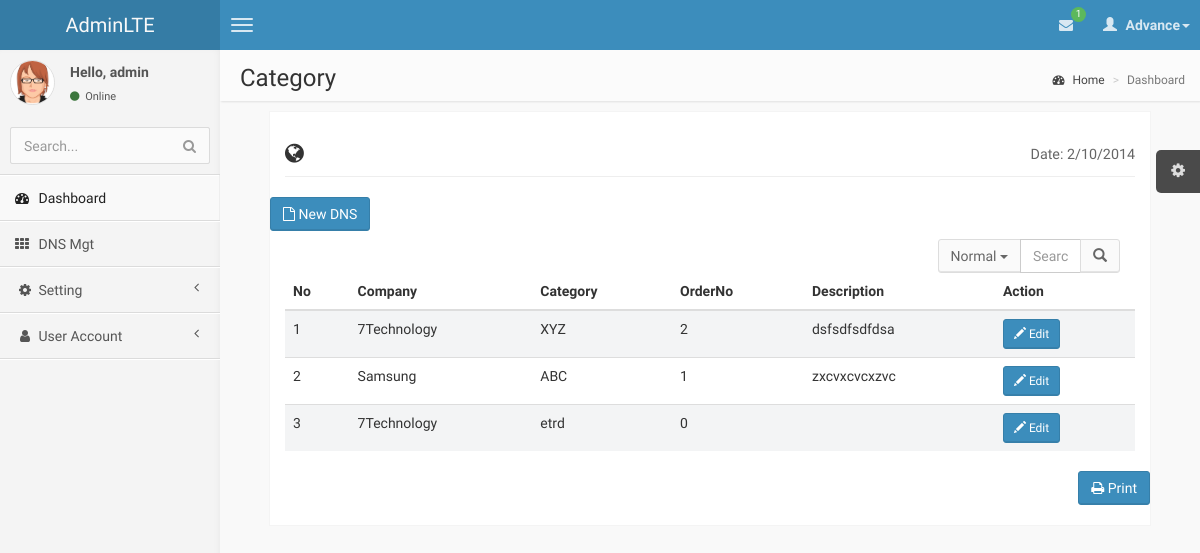
The app's page /Category.php (signed in), older data.
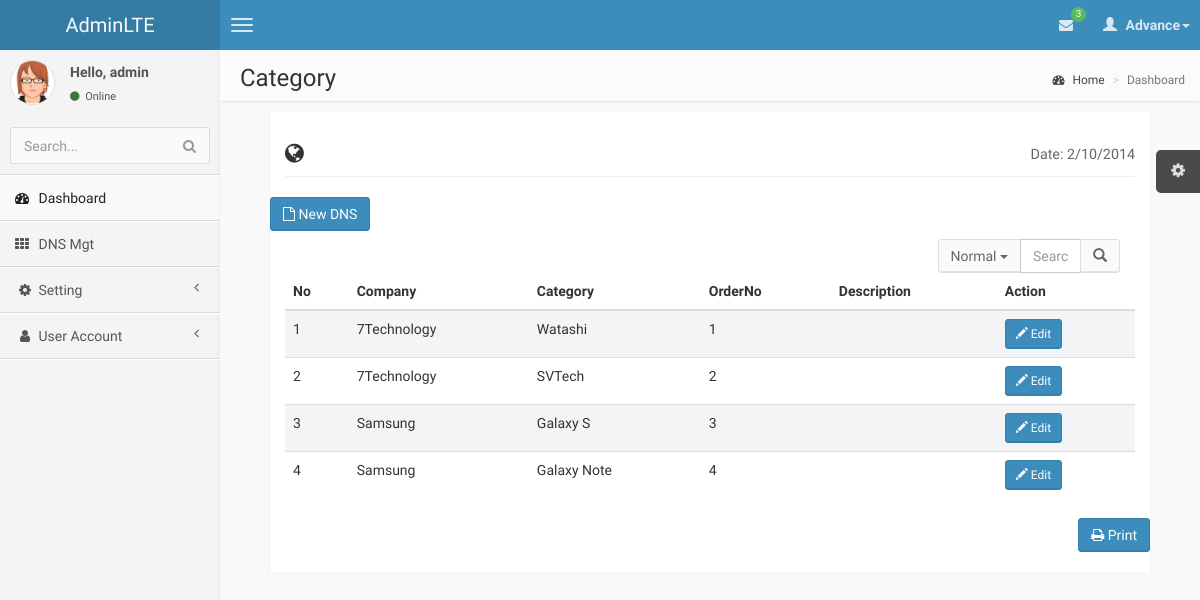
The same page, newer data.
### tables this page shows
CREATE TABLE `tblcategory` (
  `CategoryID` text,
  `CompanyID` text,
  `CategoryName` text,
  `OrderNo` int(11) DEFAULT NULL,
  `Description` text
);

CREATE TABLE `tblcompany` (
  `CompanyID` text,
  `CompanyName` text,
  `Description` text
);

### connectionclass/connect.php (called while the page is built, shortened)
<?php
class MyConnection
{
    	private $host = '174.136.57.160';
		private $username = 'www7tech_Pro';
		private $mylink;
		private $password = 'piseth123';
    function connect()
	{
		$this->mylink = mysql_connect($this->host,$this->username,$this->password) or die("Fail to Select Host");
		return $this->mylink;
	}
    function query($sql)
	{
		if (!empty($sql))
		{
			$this->result = mysql_query($sql,$this->mylink);
			return $this->result;
		}else
		{
			return false;
		}
    }
	function dbCountRows(&$result)
	{
		$numRows = @mysql_num_rows($result);
		if ( $numRows )
		{
			return $numRows;
		}
		else
		{
			return 0;
		}
	}
	function fetch($result=""){
                return mysql_fetch_object($result);
        }
 }
?>

### connectionclass/function.php (called while the page is built, shortened)
<?php
function get($var)
{
	if (isset($_GET[$var])) {
		return (trim($_GET[$var]));
	}
	else
	{
		return '';
	}
}
?>

### Category.php (the view, shortened to what the changed rows need)
<?php include 'header.php';
	$searchTemp=get('srch-normal');
?>
    <body class="skin-blue">
         <?php include 'nav.php';?>
            <aside class="right-side">
                <section class="content-header">
                    <h1>
                        Category
                    </h1>
                </section>
                  <section class="content invoice">
                    <div class="row">
                        <div class="col-xs-12">
                            <h2 class="page-header">
                                <i class="fa fa-globe"></i>
                                <small class="pull-right">Date: 2/10/2014</small>
                            </h2>
                        </div>
                    </div>
                    <div class="row">
                        <div class="col-xs-12 table-responsive">
                            <table class="table table-striped">
                                <thead>
                                    <tr>
                                        <th>No</th>
										<th>Company</th>
                                        <th>Category</th>
										<th>OrderNo</th>
                                        <th>Description</th>
										<th>Action</th>
                                    </tr>
                                </thead>
                                <tbody>
                                    <?php
									$_slide1 = $db->query("CALL sp_Category_Select_Company('".$searchTemp."')");
									$numrow=$db->dbCountRows($_slide1);
										$i = 1;
									if($numrow>0)
									{
										while($row=$db->fetch($_slide1)){
												$id=$row->CategoryID;
												$CompanyName=$row->CompanyName;
												$Category = $row->CategoryName;
												$OrderNo=$row->OrderNo;
												$Decription = $row->Description;
											echo'<tr class="gradeA">
														<td>'.$i++.'</td>
														<td>'.$CompanyName.'</td>
														<td>'.$Category.'</td>
														<td>'.$OrderNo.'</td>
														<td>'.$Decription.'</td>
														<td>
														<a class="iframe" href="Category-Update.php?id='.$id.'&Category='.$Category.'&OrderNo='.$OrderNo.'&Decription='.$Decription.'">
															<button class="btn btn-sm btn-primary">
																<i class="glyphicon glyphicon-pencil"></i>
																Edit
															</button>
                                                    		</a>
														</td>
												</tr>';
										}
									}
									else
										echo'<tr><td  colspan="7"><font color =Red>No Record Found.</font></td></tr>';
                                ?>
                                </tbody>
                            </table>
                        </div>
                    </div>
                </section>
            </aside>
        </div>
<?php include 'footer.php';?>

### nav.php (shortened to what the changed rows need)
<header class="header">
           <nav class="navbar navbar-static-top" role="navigation">
               <div class="navbar-right">
                   <ul class="nav navbar-nav">
                       <li class="dropdown messages-menu">
                           <a href="#" class="dropdown-toggle" data-toggle="dropdown">
                               <i class="fa fa-envelope"></i>
                               <span class="label label-success">
                               	<?php
										$db->disconnect();
										$db->connect();
										$select2=$db->query("SELECT
										COUNT(tblcustomer_rent.Customer_RentID) as Total
									From tblcustomer_rent
									INNER JOIN tbcustomer ON tblcustomer_rent.CustomerID = tbcustomer.CustomerID
									INNER JOIN tblrentitem ON tblcustomer_rent.RentItemID = tblrentitem.RentItemID
									WHERE  DATEDIFF(Date(CONCAT(YEAR(NOW()),\"-\",MONTH(NOW()),\"-\",DAY(tblcustomer_rent.PayDate))),Date(Now()))<=5
									AND tblcustomer_rent.RentItemID NOT IN(SELECT RentItemID FROM customer_rent_pay WHERE Month(PayDate)=Month(NOW()) AND Year(PayDate)=Year(NOW()))
									AND Month(tblcustomer_rent.PayDate)<=Month(NOW()) AND Year(tblcustomer_rent.PayDate)<=Year(NOW());
									");
										$rowselect2=$db->dbCountRows($select2);
										if($rowselect2>0){
											$row=$db->fetch($select2);
											echo  $row->Total;
										}
										else
										{
											echo '0';
										}
										?>
                               </span>
                           </a>
                       </li>
                   </ul>
               </div>
           </nav>
       </header>
       <div class="wrapper row-offcanvas row-offcanvas-left">

Row changes from the older to the newer data that the page shows:
removed tblcategory: CompanyID.CompanyName "7Technology", CategoryName "XYZ", OrderNo "2", Description "dsfsdfsdfdsa"
removed tblcategory: CompanyID.CompanyName "Samsung", CategoryName "ABC", OrderNo "1", Description "zxcvxcvcxzvc"
removed tblcategory: CompanyID.CompanyName "7Technology", CategoryName "etrd", OrderNo "0"
added tblcategory: CompanyID.CompanyName "7Technology", CategoryName "Watashi", OrderNo "1"
added tblcategory: CompanyID.CompanyName "7Technology", CategoryName "SVTech", OrderNo "2"
added tblcategory: CompanyID.CompanyName "Samsung", CategoryName "Galaxy S", OrderNo "3"
added tblcategory: CompanyID.CompanyName "Samsung", CategoryName "Galaxy Note", OrderNo "4"
Text that changed along with them:
$row->Total: "1" → "3"
